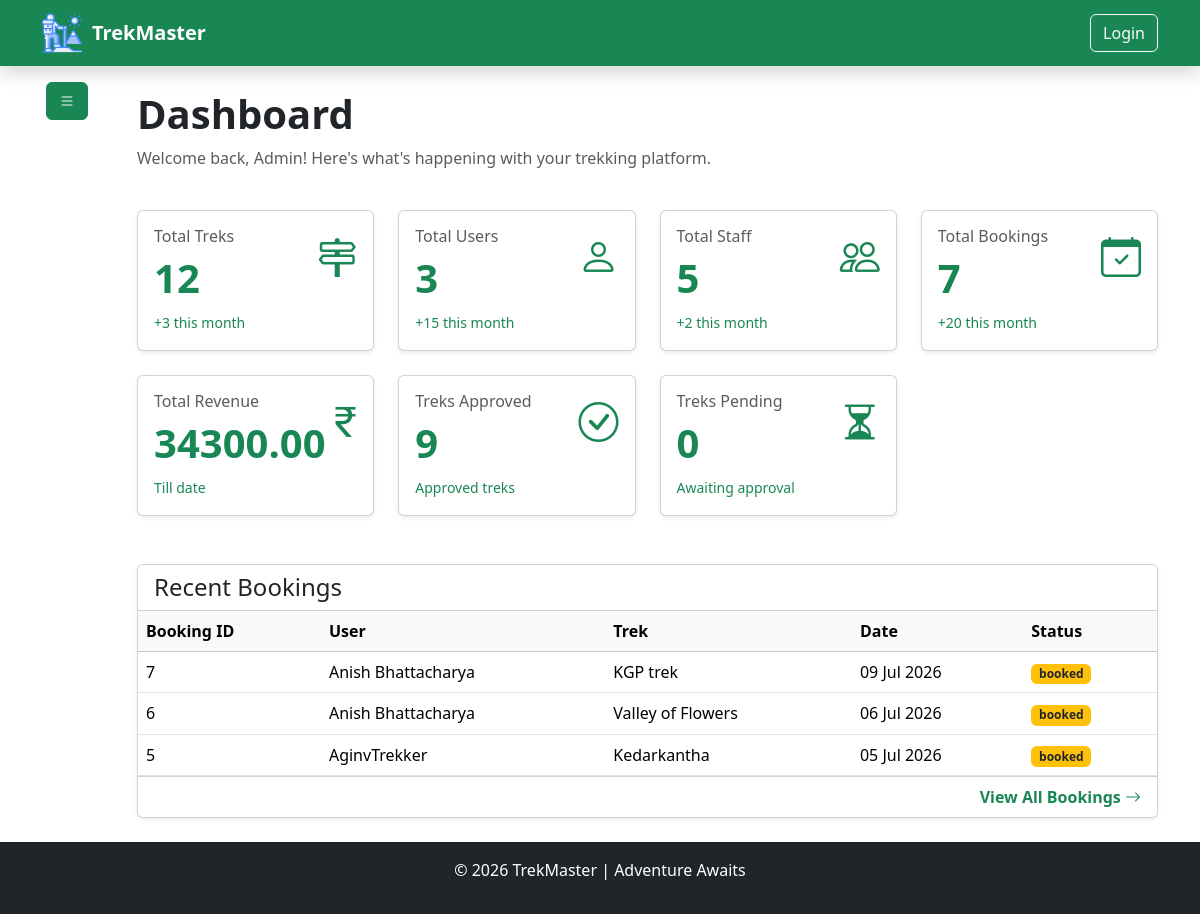
The app's page /admin/dashboard (signed in), older data.
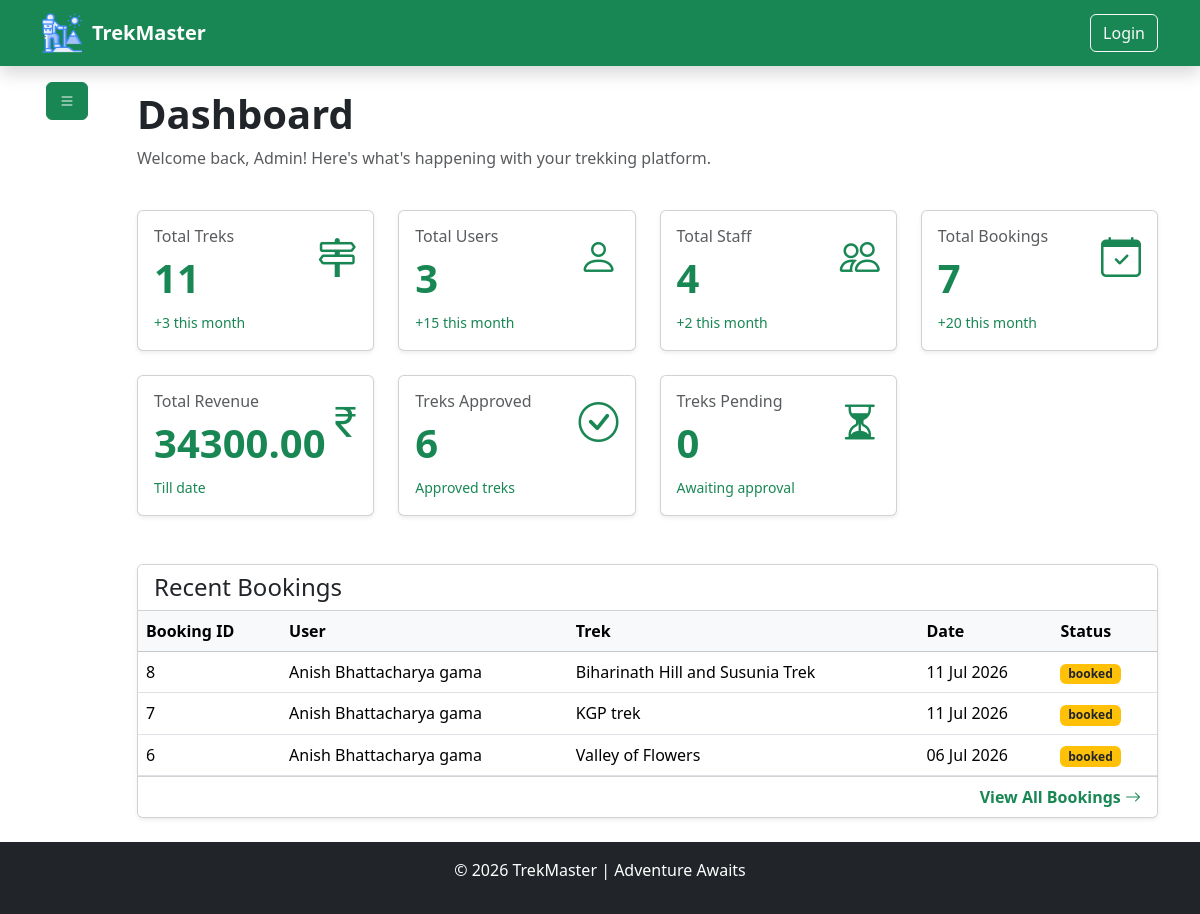
The same page, newer data.
### model/model.py (models this page shows, shortened)
class BaseModel(TimeStampMixin, db.Model):
    __abstract__ = True  ## means this class is not a table in the database, but it can be inherited by other models to have common fields [new concept of abstract base class in SQLAlchemy]
    id = db.Column(db.Integer, primary_key=True)

class BookingModel(BaseModel):
    __tablename__ = "bookings"
    user_id = db.Column(db.Integer, db.ForeignKey("users.id"), nullable=False)
    trek_id = db.Column(db.Integer, db.ForeignKey("treks.id"), nullable=False)
    booking_date = db.Column(db.DateTime, default=datetime.utcnow, nullable=False)
    status = db.Column(
        db.Enum(BookingStatus), default=BookingStatus.BOOKED, nullable=False
    )
    payment_status = db.Column(
        db.Enum(PaymentStatus), default=PaymentStatus.PENDING, nullable=False
    )
    amount_paid = db.Column(db.Numeric(10, 2), nullable=False, default=0.00)
    booking_cancel_date = db.Column(db.DateTime, nullable=True)
    __table_args__ = (
        db.UniqueConstraint(
            "user_id", "trek_id", name="unique_user_trek_booking"
        ),  ## only one user can book a trek at a time
    )

class UserModel(BaseModel):  ## trekkers [by default] , staff [call StaffModel] , admin [programitically created]
    __tablename__ = "users"
    username = db.Column(db.String(50), nullable=False)
    email = db.Column(db.String(100), unique=True, nullable=False)
    phone = db.Column(db.String(15), unique=True, nullable=False)
    password_hash = db.Column(db.String(128), nullable=False)
    role = db.Column(db.Enum(UserRole), default=UserRole.TREKKER, nullable=False)
    """
    # db.Enum is used to store the enum values in the database as strings, and it will automatically handle the conversion between the enum and the string representation in the database.
    # raw syntax : db.Enum("admin" , "user" , "staff" , name = "user_roles")  # this is the raw syntax to create enum in SQLAlchemy, but we are using python enum class to create enum and then using it in the model.
    """
    is_active = db.Column(db.Boolean, default=True, nullable=False)
    is_blacklisted = db.Column(db.Boolean, default=False, nullable=False)
    blacklisted_reason = db.Column(db.String(500), nullable=True)
    bookings = db.relationship(
        "BookingModel",  ## here we specify the python model name not the table name
        backref=db.backref("user", lazy=True), # gives booking132.user to access the user who made the booking
        foreign_keys="BookingModel.user_id",  # which foreign key should be used
        lazy=True,
        cascade="all, delete-orphan",  # if a user is deleted, all their bookings will be deleted as well
    )
    staff_profile = db.relationship(
        "StaffModel",
        backref=db.backref("user", uselist=False),
        uselist=False,
        cascade="all, delete-orphan",
    )

class TrekModel(BaseModel):
    __tablename__ = "treks"
    name = db.Column(db.String(100), nullable=False)
    location = db.Column(db.String(100), nullable=False)
    difficulty = db.Column(db.Enum(TrekDifficulty), nullable=False)
    duration = db.Column(db.Integer, nullable=False)  # in days
    total_slots = db.Column(db.Integer, nullable=False, default=10)
    available_slots = db.Column(db.Integer, nullable=False, default=10)
    price = db.Column(db.Numeric(10, 2), nullable=False)
    description = db.Column(db.String(600), nullable=True)
    image_url = db.Column(db.String(200), nullable=True)
    starting_at = db.Column(db.DateTime, nullable=False, default=datetime.utcnow)
    ending_at = db.Column(db.DateTime, nullable=False)
    status = db.Column(db.Enum(TrekStatus), default=TrekStatus.PENDING, nullable=False)
    assigned_staff_id = db.Column(db.Integer, db.ForeignKey("staffs.id"), nullable=True)
    bookings = db.relationship(
        "BookingModel", backref=db.backref("trek", lazy=True), lazy=True, cascade="all, delete-orphan"
    )  # one to many relationship with BookingModel
    __table_args__ = (
        db.CheckConstraint(
            "available_slots <= total_slots", name="check_available_slots"
        ),
        db.CheckConstraint("starting_at < ending_at", name="ending before start constraint"),
        db.CheckConstraint("price >= 0", name="zero_price_constraint"),
    )

### utils/authentication.py (the view)
    def wrapper(*args , **kwargs):
        if "user_id" not in session:
            flash("Please log in to access this page.", "danger")
            return redirect("/auth/login")
        user = UserModel.query.filter_by(id=session["user_id"]).first()
        if not user:
            flash("User not found.", "danger")
            return redirect("/auth/login")
        return func(
            *args,
            **kwargs
        )

### templates/admin/dashboard.html (shortened to what this page needs)
{% extends "base.html" %}
{% block content %}
<div class="container">
    <div class="row flex justify-content-between ">
        <div class="col-1 p-0">
            {% include "admin/sidebar.html" %}
        </div>
        <div class="col-11 ">
            <div class="py-4">
                <h1 class="fw-bold">
                    Dashboard
                </h1>
                <p class="text-muted">
                    Welcome back, Admin!
                    Here's what's happening with your trekking platform.
                </p>
                <div class="row g-4 mt-2">
                    <div class="col-md-6 col-lg-3">
                        <div class="card shadow-sm">
                            <div class="card-body">
                                <div class="d-flex justify-content-between">
                                    <div>
                                        <h6 class="text-muted">
                                            Total Treks
                                        </h6>
                                        <h1 class="text-success fw-bold">
                                           {{ total_treks }}
                                        </h1>
                                        <small class="text-success">
                                            +3 this month
                                        </small>
                                    </div>
                                    <div>
                                        <i class="bi bi-signpost-2 fs-1 text-success"></i>
                                    </div>
                                </div>
                            </div>
                        </div>
                    </div>
                    <div class="col-md-6 col-lg-3">
                        <div class="card shadow-sm">
                            <div class="card-body">
                                <div class="d-flex justify-content-between">
                                    <div>
                                        <h6 class="text-muted">
                                            Total Users
                                        </h6>
                                        <h1 class="text-success fw-bold">
                                            {{ total_trekkers }}
                                        </h1>
                                        <small class="text-success">
                                            +15 this month
                                        </small>
                                    </div>
                                    <i class="bi bi-person fs-1 text-success"></i>
                                </div>
                            </div>
                        </div>
                    </div>
                    <div class="col-md-6 col-lg-3">
                        <div class="card shadow-sm">
                            <div class="card-body">
                                <div class="d-flex justify-content-between">
                                    <div>
                                        <h6 class="text-muted">
                                            Total Staff
                                        </h6>
                                        <h1 class="text-success fw-bold">
                                            {{ total_staff }}
                                        </h1>
                                        <small class="text-success">
                                            +2 this month
                                        </small>
                                    </div>
                                    <i class="bi bi-people fs-1 text-success"></i>
                                </div>
                            </div>
                        </div>
                    </div>
                    <div class="col-md-6 col-lg-3">
                        <div class="card shadow-sm">
                            <div class="card-body">
                                <div class="d-flex justify-content-between">
                                    <div>
                                        <h6 class="text-muted">
                                            Total Bookings
                                        </h6>
                                        <h1 class="text-success fw-bold">
                                            {{ total_bookings }}
                                        </h1>
                                        <small class="text-success">
                                            +20 this month
                                        </small>
                                    </div>
                                    <i class="bi bi-calendar-check fs-1 text-success"></i>
                                </div>
                            </div>
                        </div>
                    </div>
                    <div class="col-md-6 col-lg-3">
                        <div class="card shadow-sm">
                            <div class="card-body">
                                <div class="d-flex justify-content-between">
                                    <div>
                                        <h6 class="text-muted">
                                            Total Revenue
                                        </h6>
                                        <h1 class="text-success fw-bold">
                                            {{ total_revenue_till_data }}
                                        </h1>
                                        <small class="text-success">
                                            Till date
                                        </small>
                                    </div>
                                    <i class="bi bi-currency-rupee fs-1 text-success"></i>
                                </div>
                            </div>
                        </div>
                    </div>
                    <div class="col-md-6 col-lg-3">
                        <div class="card shadow-sm">
                            <div class="card-body">
                                <div class="d-flex justify-content-between">
                                    <div>
                                        <h6 class="text-muted">
                                            Treks Approved
                                        </h6>
                                        <h1 class="text-success fw-bold">
                                            {{ treks_approved }}
                                        </h1>
                                        <small class="text-success">
                                            Approved treks
                                        </small>
                                    </div>
                                    <i class="bi bi-check-circle fs-1 text-success"></i>
                                </div>
                            </div>
                        </div>
                    </div>
                    <div class="col-md-6 col-lg-3">
                        <div class="card shadow-sm">
                            <div class="card-body">
                                <div class="d-flex justify-content-between">
                                    <div>
                                        <h6 class="text-muted">
                                            Treks Pending
                                        </h6>
                                        <h1 class="text-success fw-bold">
                                            {{ treks_pending }}
                                        </h1>
                                        <small class="text-success">
                                            Awaiting approval
                                        </small>
                                    </div>
                                    <i class="bi bi-hourglass-split fs-1 text-success"></i>
                                </div>
                            </div>
                        </div>
                    </div>
                </div>
                <div class="card shadow-sm mt-5">
                    <div class="card-header bg-white">
                        <h4 class="mb-0">
                            Recent Bookings
                        </h4>
                    </div>
                    <div class="table-responsive">
                        <table class="table table-hover align-middle mb-0">
                            <thead class="table-light">
                                <tr>
                                    <th>Booking ID</th>
                                    <th>User</th>
                                    <th>Trek</th>
                                    <th>Date</th>
                                    <th>Status</th>
                                </tr>
                            </thead>
                            <tbody>
                                {% for booking in fresh_bookings %}
                                <tr>
                                    <td>{{ booking.id }}</td>
                                    <td>{{ booking.user.username }}</td>
                                    <td>{{ booking.trek.name }}</td>
                                    <td>{{ booking.booking_date.strftime('%d %b %Y') }}</td>
                                    <td>
                                        {% if booking.status.value == 'booked' %}
                                        <span class="badge bg-warning text-dark">
                                            {{ booking.status.value }}
                                        </span>
                                        {% elif booking.status.value == 'cancelled' %}
                                        <span class="badge bg-danger">
                                            {{ booking.status.value }}
                                        </span>
                                        {% elif booking.status.value == 'completed' %}
                                        <span class="badge bg-success">
                                            {{ booking.status.value }}
                                        </span>
                                        {% else %}
                                        <span class="badge bg-secondary">
                                            {{ booking.status.value }}
                                        </span>
                                        {% endif %}
                                    </td>
                                </tr>
                                {% endfor %}
                            </tbody>
                        </table>
                    </div>
                    <div class="card-footer bg-white text-end">
                        <a
                            href="/admin/bookings"
                            class="text-success text-decoration-none fw-semibold">
                            View All Bookings
                            <i class="bi bi-arrow-right"></i>
                        </a>
                    </div>
                </div>
            </div>
        </div>
    </div>
</div>
{% endblock %}

Row changes from the older to the newer data that the page shows:
removed BookingModel: id "5", user.username "AginvTrekker", trek.name "Kedarkantha", booking_date "05 Jul 2026", status.value "booked"
added BookingModel: id "8", user.username "Anish Bhattacharya gama", trek.name "Biharinath Hill and Susunia Trek", booking_date "11 Jul 2026", status.value "booked"
changed BookingModel "KGP trek": user.username "Anish Bhattacharya" → "Anish Bhattacharya gama"; booking_date "09 Jul 2026" → "11 Jul 2026"
changed through a linked row, BookingModel "06 Jul 2026": user.username "Anish Bhattacharya" → "Anish Bhattacharya gama"
Text that changed along with them:
{{ total_treks }}: "12" → "11"
{{ total_staff }}: "5" → "4"
{{ treks_approved }}: "9" → "6"
